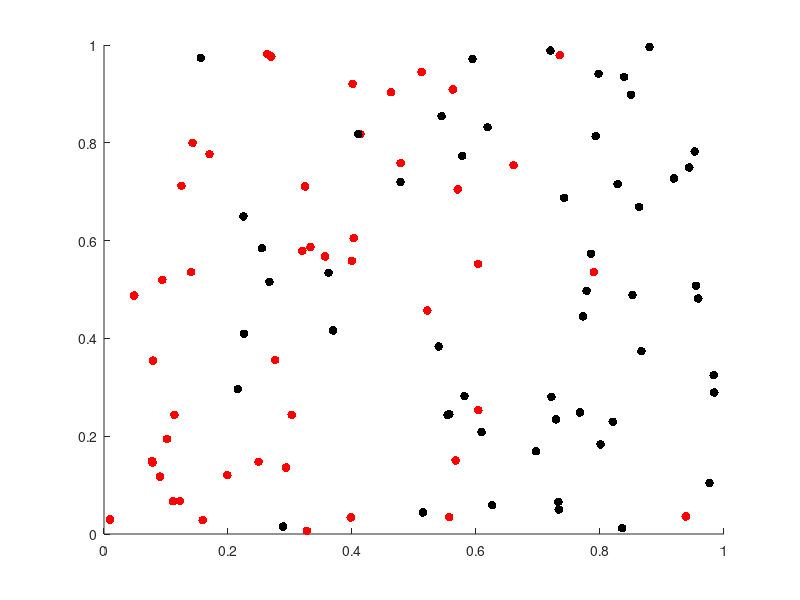

The MATLAB source for this figure: (Note: this script raises an error after producing the figure.)
load('data_lvq.mat');

[example_count, dimension]  = size(w5_1);

% Getting prototypes
num_prototypes = 2; % Number of prototypes
prototypes = zeros(num_prototypes,3); % 3rd columns records idx in dataset
for i = 1:num_prototypes
	r = randi(example_count);
	if i ~= 1
		while ismember(r,prototypes(:,3)) ~= 0
			r = randi(example_count);
		end
	end
	prototypes(i,1) = w5_1(r,1);
	prototypes(i,2) = w5_1(r,2);
	prototypes(i,3) = r;
end

% Begin epochs
% distances has extra column for idxs used in computation
close all;
f = figure('visible','on'); % Plotting examples
colors = zeros(100,3);
colors(1:50)   = 0; colors(2:50)   = 0; colors(3:50)   = 1; % set first half to blue
colors(50:100) = 1; colors(50:100) = 0; colors(50:100) = 0; % set second half to green
scatter(w5_1(:,1), w5_1(:,2), 40, colors, 'filled');
              %'MarkerEdgeColor',[0 0 1], ...
              %'MarkerFaceColor',[0 0 1], ...
              %'LineWidth',1.5);
hold on

distances = zeros(example_count, num_prototypes);
distance_count = 0;
epoch_max = 10;
step_size = 0.002;
quant_error = zeros(1,epoch_max);
sum = 0;
for i = 1:epoch_max
	rand_set1_idxs = randperm(example_count);
	for j = 1:example_count
		if ismember(j,prototypes(:,3)) == 0 % example is not prototype
			example_x = w5_1(rand_set1_idxs(j),1);
			example_y = w5_1(rand_set1_idxs(j),2);
			for k = 1:num_prototypes
				prototype_x = prototypes(k,1);
				prototype_y = prototypes(k,2);
				x_diff = prototype_x - example_x;
				y_diff = prototype_y - example_y;
				euclidian_dist = sqrt(x_diff^2 + y_diff^2);
				distances(j, k) = euclidian_dist;
      end
      [winner_dist, winner_idx] = min(distances(j,:));
      winner_x = prototypes(winner_idx, 1);
      winner_y = prototypes(winner_idx, 2);
      prototypes(winner_idx,1:2) = ...
        new_prototype(step_size, winner_x, winner_y, example_x, example_y);
      sum = sum + winner_dist;
    end
  end

	% Plot epoch
  if (1) 
    figure(1);
    new_pos = scatter(prototypes(:,1), prototypes(:,2), ...
                'MarkerEdgeColor',[0 .5 .5], ...
                'MarkerFaceColor',[1 0 0], ...
                'LineWidth',1.5);
    filename = sprintf('%s_%d','epochs',i);
    saveas(f, filename, 'png');
    delete(new_pos);
    title('Data points');
    xlabel('feature x');
    ylabel('feature y');
  end
  
  % Collect quantization error
  quant_error(i) = sum;
  sum = 0;
end

% Plot quantization error
f2 = figure('visible','on'); % Plotting examples
hold on
plot(quant_error);
title('Quantization error for epochs');
xlabel('Epoch number');
ylabel('Quantization error (H_{VQ})');
filename = sprintf('%s_K=%d_tmax=%d', 'HVQ', num_prototypes, epoch_max);
saveas(f2, filename, 'png');
